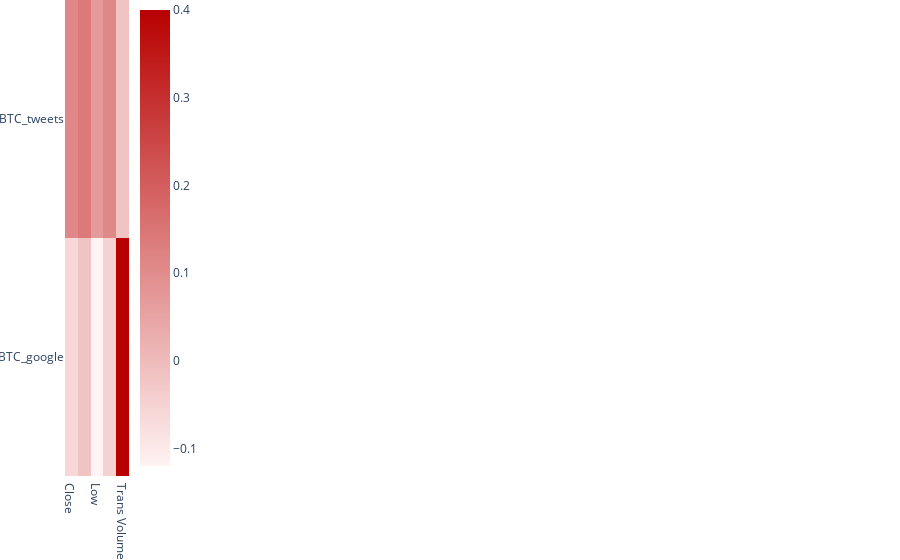

Source (notebook cell):
### Code cell
def df_to_plotly(df):
    return {'z': df.values.tolist(),
            'x': df.columns.tolist(),
            'y': df.index.tolist()}

colorscale=[[min(btc_corr.min().min(),0), 'rgb(255,243,243)'], [1.0, 'rgb(184,0,0)']]

colorscale=[[0, 'rgb(255,243,243)'],  [1.0, 'rgb(184, 0, 0)']]

fig = go.Figure()

fig.add_trace(go.Heatmap(df_to_plotly(btc_corr),
                         colorscale=colorscale,
                        visible=True))

fig.update_layout(
                 margin=dict(l=0, r=800, t=0, b=0),
                 height=500)

fig.show()

### Figure 1 — Plotly figure (JSON) as saved in the notebook; plotly's stock layout.template omitted (floating-point values rounded to 4 significant figures)
{"data": [{"colorscale": [[0, "rgb(255,243,243)"], [1, "rgb(184, 0, 0)"]], "type": "heatmap", "visible": true, "x": ["Close", "High", "Low", "Open", "Trans Volume"], "y": ["BTC_google", "BTC_tweets"], "z": [[-0.06, -0.02, -0.12, -0.05, 0.4], [0.11, 0.14, 0.07, 0.11, -0.02]]}], "layout": {"autosize": true, "margin": {"b": 0, "l": 0, "r": 800, "t": 0}, "xaxis": {"autorange": true, "range": [-0.5, 4.5], "type": "category"}, "yaxis": {"autorange": true, "range": [-0.5, 1.5], "type": "category"}}}
